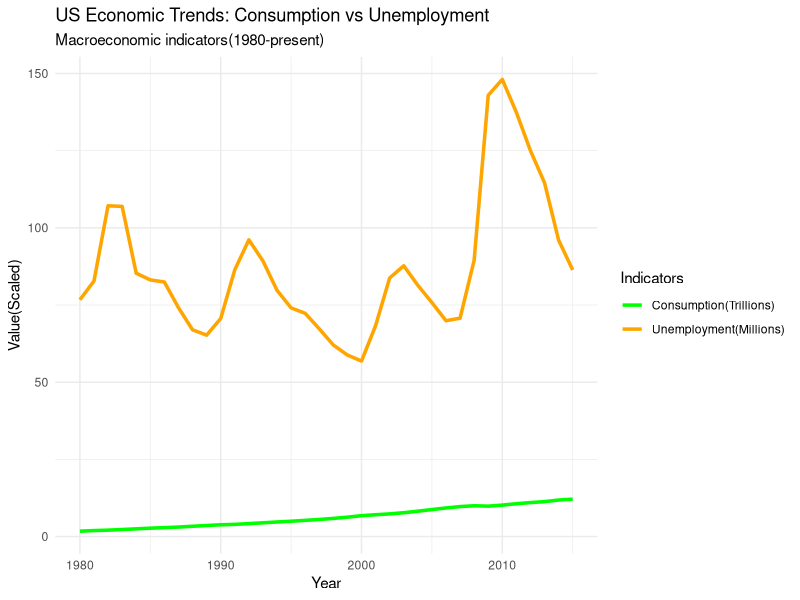

The R source for this figure:
# 1. Load Essential Libraries
library(tidyverse)
# 2. Load Dataset
data("economics")
# 3. Data Cleaning & Feature engineering
# Aggregate monthly data into annual data to observe long-term macroeconomic trends
annual_data <- economics %>%
# Extract the year from the date column
  mutate(year=as.numeric(format(date, "%Y"))) %>%
# Group the data by year
  group_by(year) %>%
# Calculate the annual average of personal consumption and unemployment
  summarise(
    avg_consumption=mean(pce),
    avg_unemployment=mean(unemploy)
  ) %>%
# Filter the data to focus on modern economy from 1980 to present
  filter(year >= 1980)
# 4. Data Visualization
# Create a dual-line chart to compare consumption and unemployment trends
ggplot(annual_data, aes(x=year))+
# Plot consumption(scaled down by 1000 for visual comparison)
  geom_line(aes(y=avg_consumption/1000, color="Consumption(Trillions)"), size=1.2)+
# Plot unemployment(scaled down by 1000 for visual comparison)
  geom_line(aes(y=avg_unemployment/100, color="Unemployment(Millions)"), size=1.2)+
# Customize line colors
  scale_color_manual(values=c("Consumption(Trillions)"="green", "Unemployment(Millions)"="orange"))+
# Add professional titles and axis labels
  labs(
    title="US Economic Trends: Consumption vs Unemployment",
    subtitle="Macroeconomic indicators(1980-present)",
    x="Year",
    y="Value(Scaled)",
    color="Indicators"
  )+
# Apply a clean, professional theme
  theme_minimal()+
  theme(legend.postion="bottom")
# 5. Economic insights
# 1. Consumption Trend: The green line shows a steady and continuous upward trend, indicating long-term economic growth without severe drops.
# 2. Unemployment Cycle: The orange line exhibits clear cyclical fluctuations. Notably, it spikes and peaks around 2010, a period historically associated with the aftermath of the 2008 Financial Crisis and slow labor market recovery.
# 3. Macro Relationship: While long-term consumption grows steadily, unemployment oscillates significantly, showing short-term shocks in the labor market.
